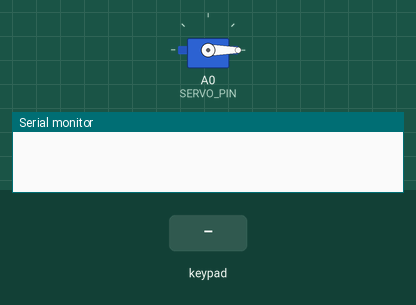
A sketch run on a simulated Arduino Uno, built with avr-gcc and run on an emulated ATmega328P. Parts: servo, the last lines printed to the serial monitor. Inputs (shaded band) come from the test bench.

Above: at 1.2 s.
1.3 s: keypad keys 1 2 3 # pressed 0.4 s apart
At 3.1 s:
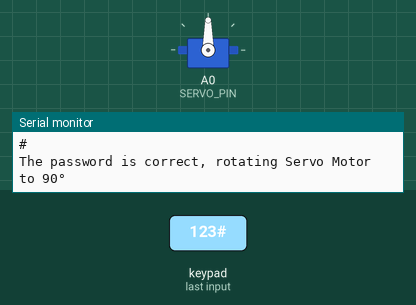
4.4 s: key 'A' pressed
7.4 s: key 'B' pressed
9.0 s: keypad keys 1 2 3 * pressed 0.4 s apart
12.1 s: key 'C' pressed
13.6 s: keypad keys 1 2 3 D pressed 0.4 s apart
Timing chart, 0 to 16.6 s (numbered marks = the images above; inputs shaded):
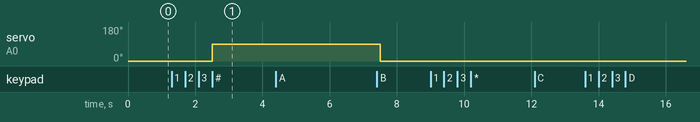

Measured:
- after the input at 1.3 s, servo on A0 (SERVO_PIN): 0° → 90° after 1.2 s

The sketch:

keypad.ino
```cpp
#include <Keypad.h>
#include <Servo.h>

#define ROW_NUM    4  // four rows
#define COLUMN_NUM 4  // four columns
#define SERVO_PIN  A0 // // the Arduino pin, which connects to the servo motor

Servo servo; // servo motor

char keys[ROW_NUM][COLUMN_NUM] = {
  {'1', '2', '3', 'A'},
  {'4', '5', '6', 'B'},
  {'7', '8', '9', 'C'},
  {'*', '0', '#', 'D'}
};

byte pin_rows[ROW_NUM] = {9, 8, 7, 6}; //connect to the row pinouts of the keypad
byte pin_column[COLUMN_NUM] = {5, 4, 3, 2}; //connect to the column pinouts of the keypad

Keypad keypad = Keypad( makeKeymap(keys), pin_rows, pin_column, ROW_NUM, COLUMN_NUM );

const String password_1 = "123"; // change your password here
const String password_2 = "5642B";   // change your password here
const String password_3 = "9765";    // change your password here
String input_password;

int angle = 0; // the current angle of servo motor
unsigned long lastTime;

void setup() {
  Serial.begin(9600);
  input_password.reserve(32); // maximum password size is 32, change if needed

  servo.attach(SERVO_PIN);
  servo.write(0); // rotate servo motor to 0°
  lastTime = millis();
}

void loop() {
  char key = keypad.getKey();

  if (key) {
    Serial.println(key);

    if (key == '*') {
      input_password = ""; // reset the input password
    } else if (key == '#') {
      if (input_password == password_1 || input_password == password_2 || input_password == password_3) {
        Serial.println("The password is correct, rotating Servo Motor to 90°");
        angle = 90;
        servo.write(angle);
        lastTime = millis();
      } else {
        Serial.println("The password is incorrect, try again");
      }

      input_password = ""; // reset the input password
    } else {
      input_password += key; // append new character to input password string
    }
  }

  if (angle == 90 && (millis() - lastTime) > 5000) { // 5 seconds
    angle = 0;
    servo.write(angle);
    Serial.println("Rotating Servo Motor to 0°");
  }
}
```
